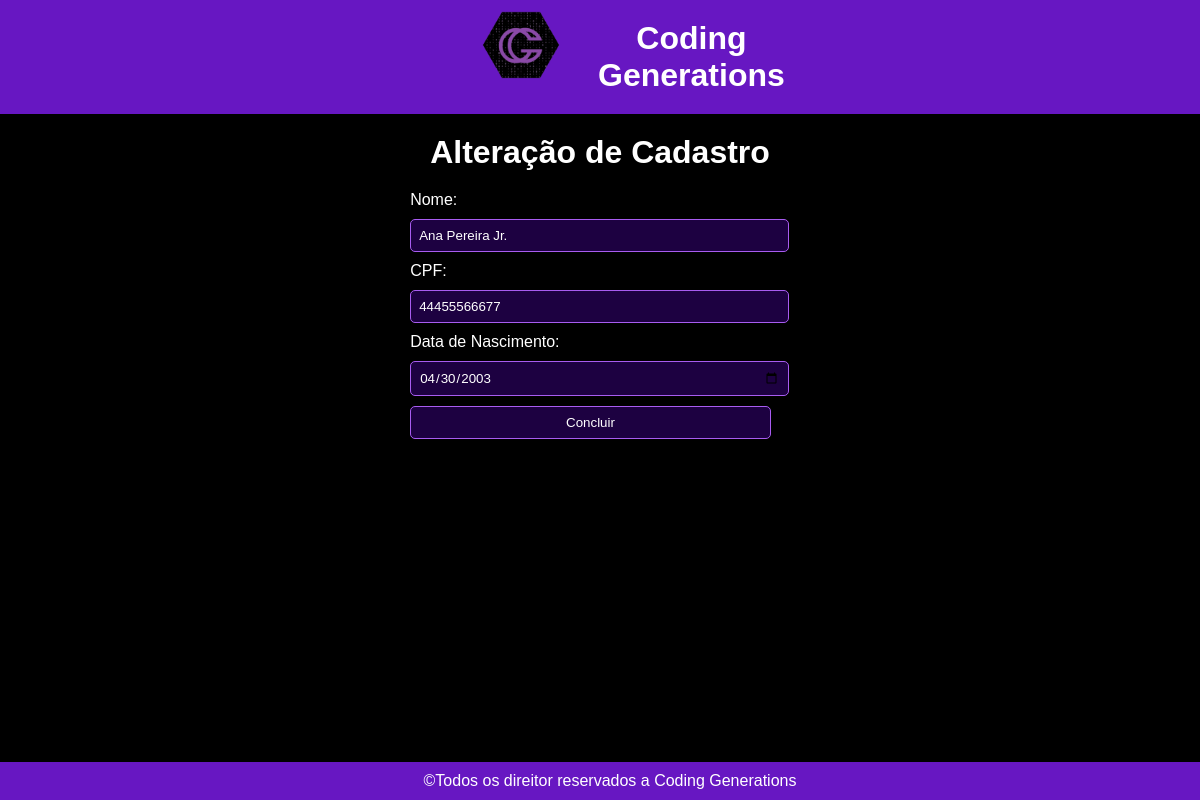
The app's page /logado/coordenador/updateForm.php?id=4 with its own data.
### tables this page shows
create table TBAluno(
	Matricula int primary key,
    Nome varchar(200),
    data_nasc date,
    CPF char(11),
    IDResponsavel int,
    IDTurma int,
    usuario varchar(10) Null,
    foreign Key (IDTurma) references TBTurma(IDTurma),
    foreign key (IDResponsavel) references TBResponsavel(IDResponsavel)
);

### logado/coordenador/updateForm.php (the view, shortened to what this page needs)
<?php
include('../../banco/connection.php');
$Matricula = $_GET['id'];
$cpfError = '';
?>
<!DOCTYPE html>
<html lang="pt-br">
<head>
    <link rel="stylesheet" href="style.css">
</head>
<body>
<header>
    <div class="home">
        <div style="width: 30%">
            <img class= logo src="../../Imagens/Logo CG.png" alt="Logo da Coding Generations">
            <h1>Coding Generations</h1>
        </div>
    </div>
</header>
<div class="container">
    <div class="box">
        <h1>Alteração de Cadastro</h1>
        <form method="post">
            <div class="user-info">
                <label>Nome:</label>
                <?php
                $sql = "SELECT Nome FROM TBAluno WHERE Matricula='$Matricula'";
                $result = mysqli_query($connection, $sql);
                $data = mysqli_fetch_assoc($result);
                if ($connection->query($sql)) {
                    echo '<input type="text" name="name" value="' . $data['Nome'] . '" required>';
                }
                ?>
            </div>
            <div class="cpf-info">
                <label>CPF:</label>
                <?php
                $sql = "SELECT CPF FROM TBAluno WHERE Matricula='$Matricula'";
                $result = mysqli_query($connection, $sql);
                $data = mysqli_fetch_assoc($result);
                if ($connection->query($sql)) {
                    echo '<input id="cpfInput" type="text" name="cpf" value="' . $data['CPF'] . '" required oninput="maskCPF(this); validarCPF(this.value);">' . $cpfError;
                }
                ?>
            </div>
            <div class="data-info">
                <label>Data de Nascimento:</label>
                <?php
                $sql = "SELECT data_nasc FROM TBAluno WHERE Matricula='$Matricula'";
                $result = mysqli_query($connection, $sql);
                $data = mysqli_fetch_assoc($result);
                if ($connection->query($sql)) {
                    echo '<input type="date" name="data" value="' . $data['data_nasc'] . '" required>';
                }
                ?>
            </div>
            <input type="submit" class="edit-button" name="edit" value="Concluir">
        </form>
    </div>
</div>
<footer style="bottom: 0">
    <div class="rodape">©Todos os direitor reservados a Coding Generations</div>
</footer>
</body>
</html>

### logado/coordenador/style.css (style rules this page uses)
body { margin: 0; padding: 0; font-family: Arial, sans-serif; background-color: #000000; color: white; }
header { height: 10%; }
.home { display: flex; align-items: center; text-align: center; background-color: #6717c2; text-decoration: none; color: inherit; justify-content: space-between; }
h1 { margin: 0; color: #ffffff; padding: 20px; }
.logo { max-width: 90px; margin-left: 20px; float: left; margin-right: 20px; }
.rodape { text-align: center; color:#fff; }
footer { width: 100%; background-color: #6717c2; color: #fff; text-align: center; padding: 10px; position: absolute; }
* { font-family: 'AR One Sans', sans-serif; font-family: 'Ubuntu', sans-serif; }
h1 { text-align: center; }
.container { display: flex; align-items: center; justify-content: center; }
input { padding: 8px; margin-bottom: 10px; border: 1px solid #a85cf0; border-radius: 5px; background-color: #1d0141; color: #ffffff; width: 95% }
label, input { display: block; margin-bottom: 10px; }

### records on screen
tbaluno: name "Ana Pereira Jr.", cpf "44455566677", data "04/30/2003"
